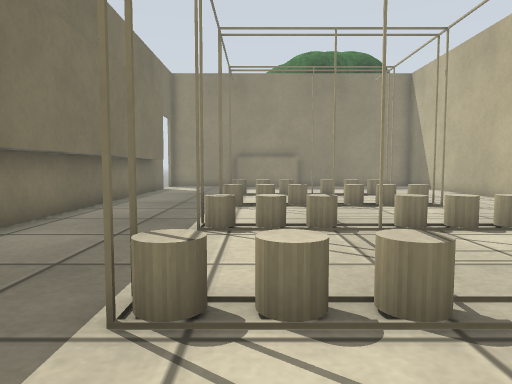
View 1 (above)

14 first-person views from a walk through a world built for the Gazebo simulator. The camera is 0.61 m above the floor, tilts 4° down and sees 70° across. The floor is counted in squares, 0.5 m on a side. Each view is taken from the middle of a square. On the plan, view 1 faces up. The plan holds only what a view shows up to about 14 squares ahead; the rest is blank. The place goes on beyond the plan. Some stock models are drawn as simple stand-ins. Surface patterns are stand-ins for the level's own textures.

View 2
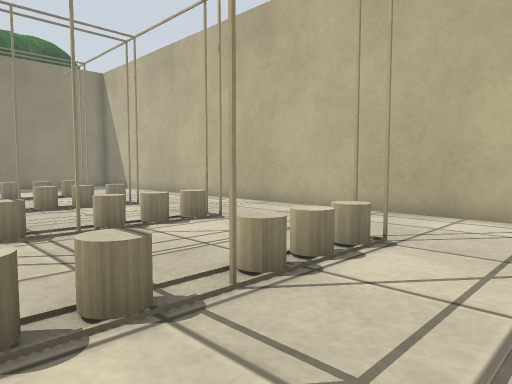

View 3
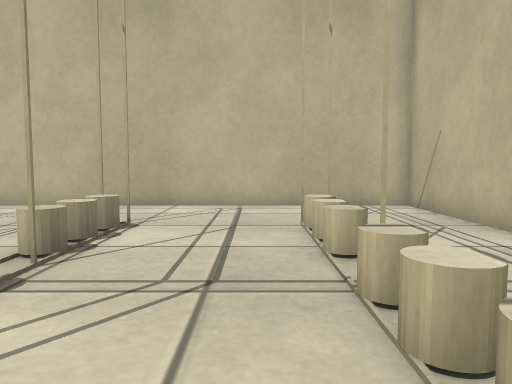

View 4
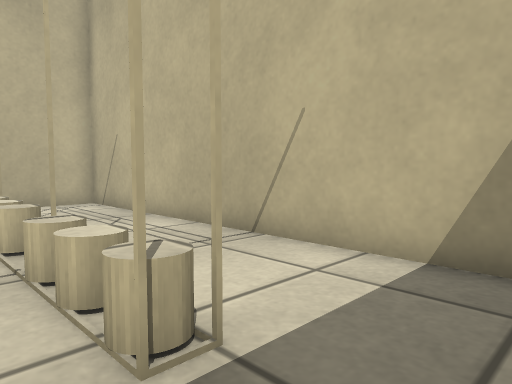

View 5
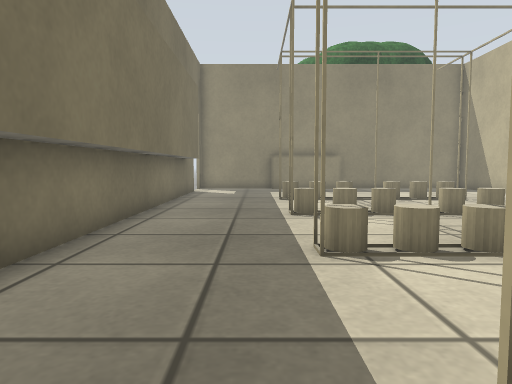

View 6
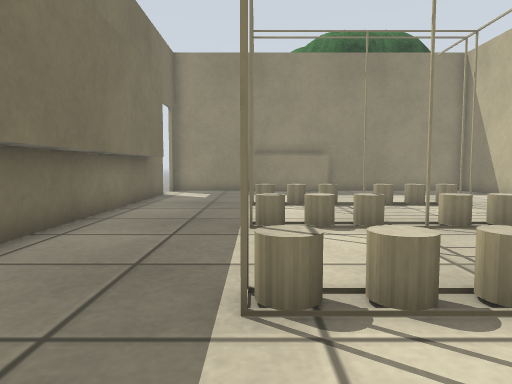

View 7
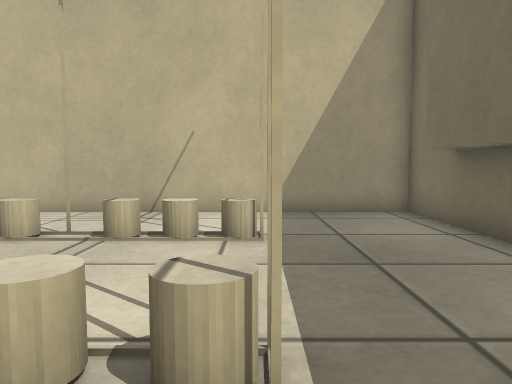

View 8
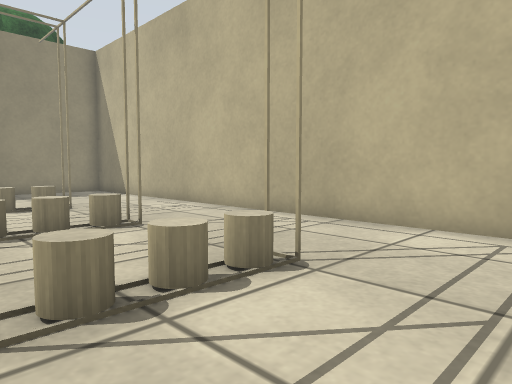

View 9
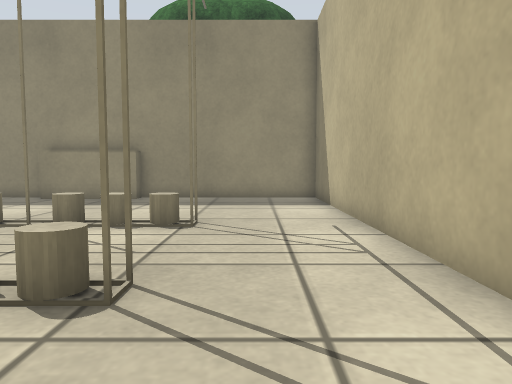

View 10
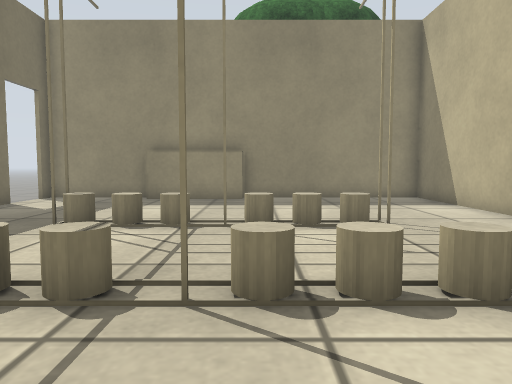

View 11
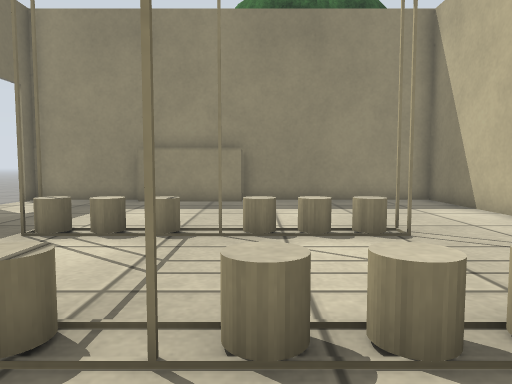

View 12
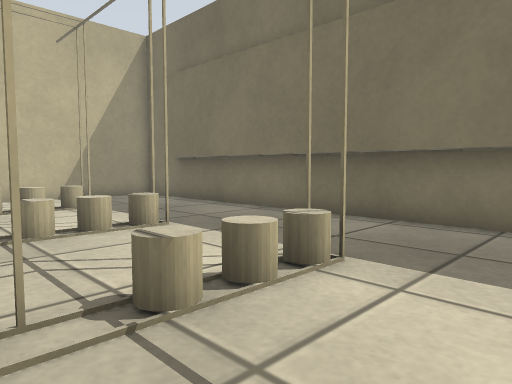

View 13
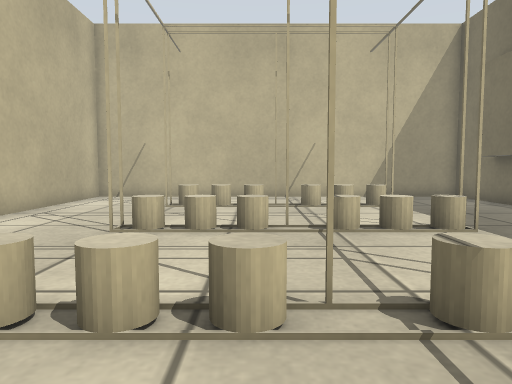

View 14
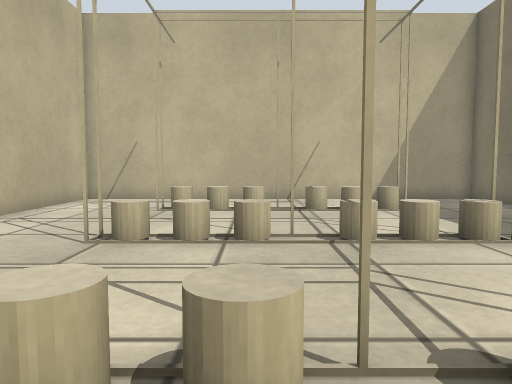

### Floor plan
Key: @ floor where view 1 was taken; # wall or solid block; x gap in a wall; . floor; = window, fence, low wall or low ledge.
Columns run from 5 left of view 1 to 9 right of it. Each row starts with its distance up from view 1.
 22 ###############
 21 ..............#
 20 ..............#
 19 #.............#
 18 #.............#
 17 #.............#
 16 #...=x=.=xx#..#
 15 #...=..#......#
 14 #.............#
 13 #.............#
 12 #...=.........#
 11 #...=xxxxxx#..#
 10 #.............#
  9 #.............#
  8 #.............#
  7 #...=xxxxxx...#
  6 #.............#
  5 #.............#
  4 #.............#
  3 #...===x===...#
  2 #.............#
  1 #.............#
  0 #....@........#
 -1 #...=x=.=xx#..#
 -2 #......#.  ...#
 -3 #.............#
 -4 #.............#
 -5 ###############

Positions as (right, up) in squares from view 1, and headings:
1: (0, 0), facing up
2: (0, 0), facing up-right
3: (-2, 0), facing right
4: (-3, 0), facing down-right
5: (-2, 2), facing up
6: (-1, 4), facing up
7: (-1, 5), facing down
8: (2, 4), facing up-right
9: (7, 8), facing up
10: (3, 8), facing up
11: (3, 9), facing up
12: (3, 10), facing down-left
13: (3, 10), facing down
14: (3, 9), facing down
